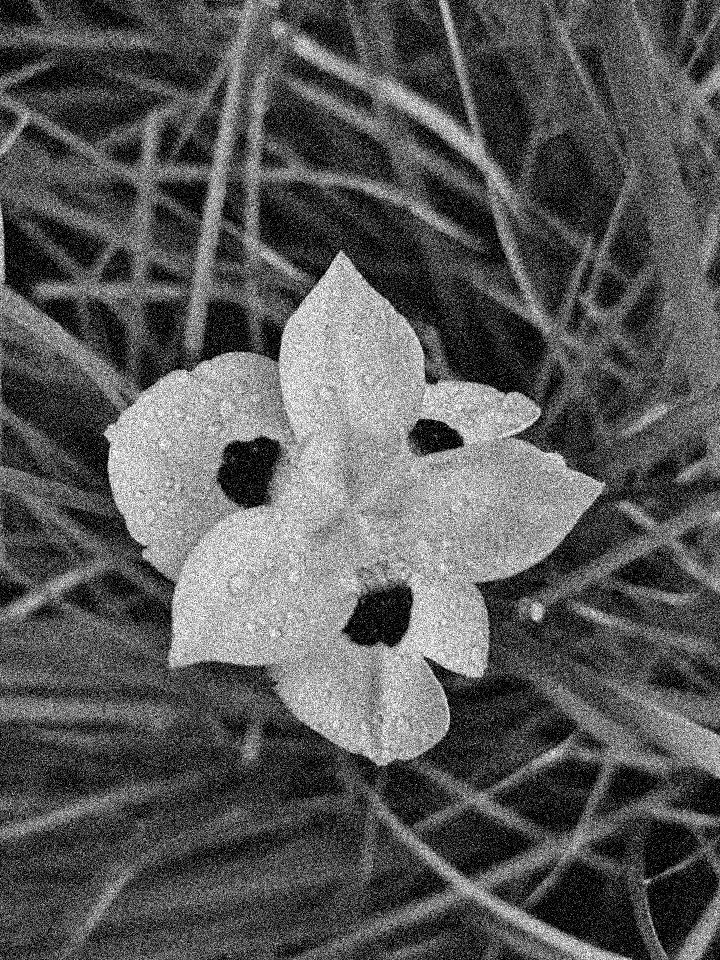
#> input picture image_enhancement/noise/image_noise1.jpg, 720 x 960 px; its folder holds only this picture in this run
$ jupyter execute noise.ipynb
#> lines starting #> are read from the running program, lines starting #| are printed output that depends on the picture
[cell 1]
import numpy as np
import cv2
import os

[cell 2]
# 加载图像并转换为矩阵
images = []
for filename in os.listdir("noise"):
    if filename.endswith(".jpg"):
        img = cv2.imread(os.path.join("noise", filename), 0)
#> img is the input picture: shape (960, 720); min 0, max 255, mean 88
        images.append(img)
images

[cell 3]
# 对所有图像矩阵进行逐元素求和
sum_matrix = np.zeros_like(images[0])
for img in images:
    sum_matrix += img
#> this loop made 1 pass

# 求取平均值矩阵
mean_matrix = sum_matrix / len(images)

# 对每个原始图像进行去噪增强
for i, img in enumerate(images):
    filtered_img = img - mean_matrix

    # 保存去噪增强后的图像
    cv2.imwrite(os.path.join("./res", "filtered_img_{}.jpg".format(i)), filtered_img)

[cell 4]
import numpy as np
import cv2

# 加载图像并转换为矩阵
images = []
for filename in os.listdir("noise"):
    if filename.endswith(".jpg"):
        img = cv2.imread(os.path.join("noise", filename), 0)
        images.append(img)

# 计算数据集的均值和方差
mean = np.mean(images, axis=0)
variance = np.var(images, axis=0)

# 对每个像素位置进行滤波处理
filtered_images = []
for image in images:
    filtered_image = (image - np.mean(image)) * (np.sqrt(variance) / np.sqrt(0.03)) + mean
    filtered_images.append(filtered_image)
#> after the loop, filtered_images = 1 item

# 对滤波后的结果进行平均处理，得到一张清晰的图像
enhanced_image = np.mean(filtered_images, axis=0)

# 显示增强后的图像
cv2.imshow('Enhanced Image', enhanced_image)
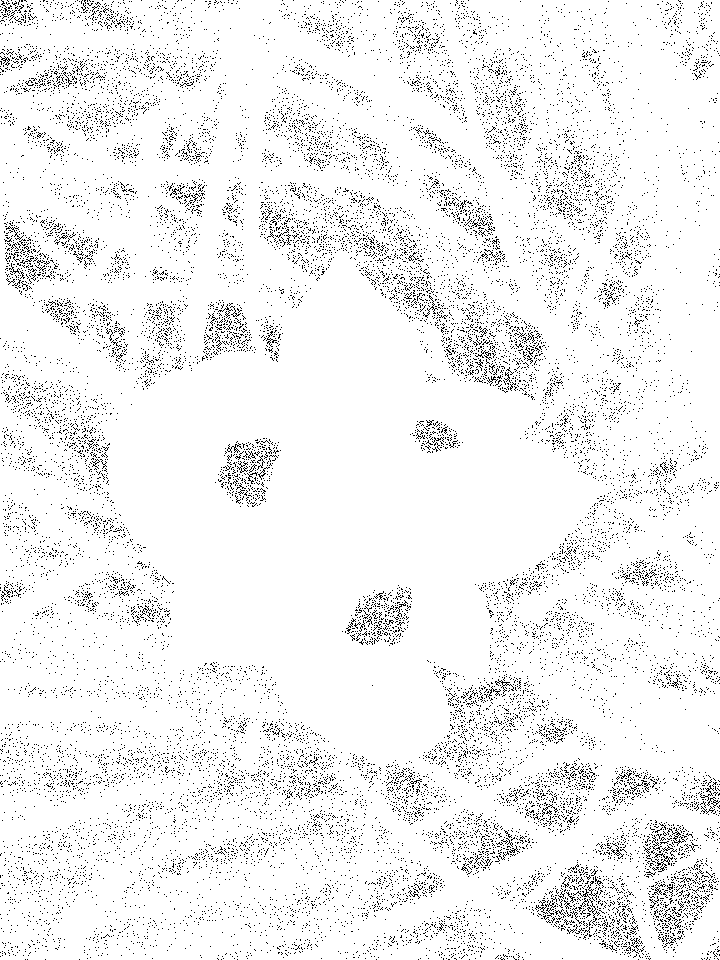
#> window 'Enhanced Image': shape (960, 720); 94.6% white; black in thin lines or dots
cv2.waitKey(0)
cv2.destroyAllWindows()

[cell 5]
import numpy as np
import cv2

# 加载图像并转换为矩阵
imgs = []
for filename in os.listdir("noise"):
    if filename.endswith(".jpg"):
        img = cv2.imread(os.path.join("noise", filename), 0)
        imgs.append(img)

# 计算平均图像
avg_img = np.mean(imgs, axis=0)

# 生成高斯噪声
noise = np.random.normal(loc=0, scale=0.03, size=avg_img.shape)

# 修复图像
restored_imgs = []
for img in imgs:
    noisy_img = img + noise
    restored_img = avg_img - (avg_img - noisy_img)
    restored_imgs.append(restored_img)
#> after the loop, restored_imgs = 1 item

# 计算平均图像
enhanced_img = np.mean(restored_imgs, axis=0)

# 显示最终的去噪增强图像
cv2.imshow('Enhanced Image', enhanced_img.astype(np.uint8))
cv2.waitKey(0)
cv2.destroyAllWindows()
